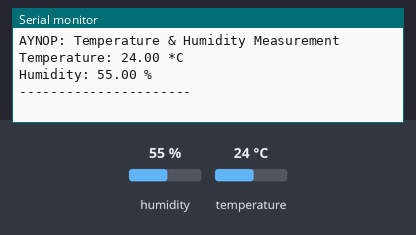
Bench run of a sketch on a simulated Arduino Uno, built with avr-gcc and run on an emulated ATmega328P. Shown: the last lines printed to the serial monitor. Inputs (shaded band) come from the test bench; at power-on: humidity 55 %, temperature 24 °C.

Above: at 3.2 s.
3.3 s: humidity set to 22 %
At 4.9 s:
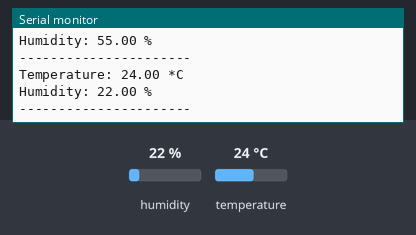
6.0 s: temperature set to 12 °C
At 7.3 s:
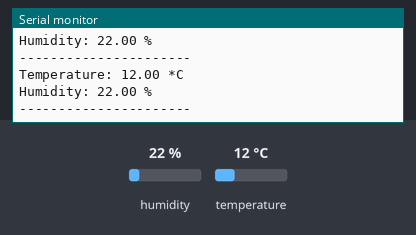
8.7 s: humidity set to 40 %
At 11.0 s:
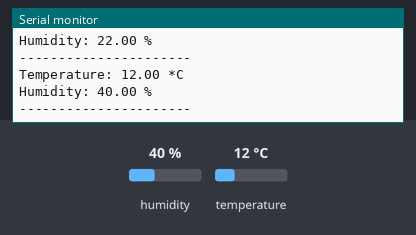
Timing chart, 0 to 12.5 s (numbered marks = the images above; inputs shaded):
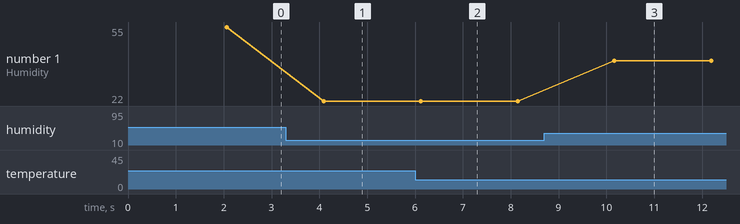

Measured:
- after the input at 3.3 s, the serial monitor: prints a new line after 0.79 s (image 1)
- after the input at 6.0 s, the serial monitor: prints a new line after 0.09 s (image 2)
- after the input at 8.7 s, the serial monitor: prints a new line after 1.5 s (image 3)
- plotted number 1: 55 → 22 after the input at 3.3 s, 22 → 40 after the input at 8.7 s

The sketch:

09_Temperature_Humidity_Measure.ino
```cpp
// (licence header left out)
#include "DHT.h"

#define DHTPIN 2       // DHT11 data pin connected to Arduino digital pin 2
#define DHTTYPE DHT11  // Sensor type is DHT11

DHT dht(DHTPIN, DHTTYPE);

void setup() {
  Serial.begin(9600);   // Start Serial Monitor
  dht.begin();          // Start DHT11 sensor
  delay(2000);
  Serial.println("AYNOP: Temperature & Humidity Measurement");
}

void loop() {
  float h = dht.readHumidity();      // Read humidity (%)
  float t = dht.readTemperature();   // Read temperature (Celsius)

  Serial.print("Temperature: ");
  Serial.print(t);
  Serial.println(" *C");

  Serial.print("Humidity: ");
  Serial.print(h);
  Serial.println(" %");

  Serial.println("----------------------");

  delay(2000);   // Wait 2 seconds before next reading
}
```
